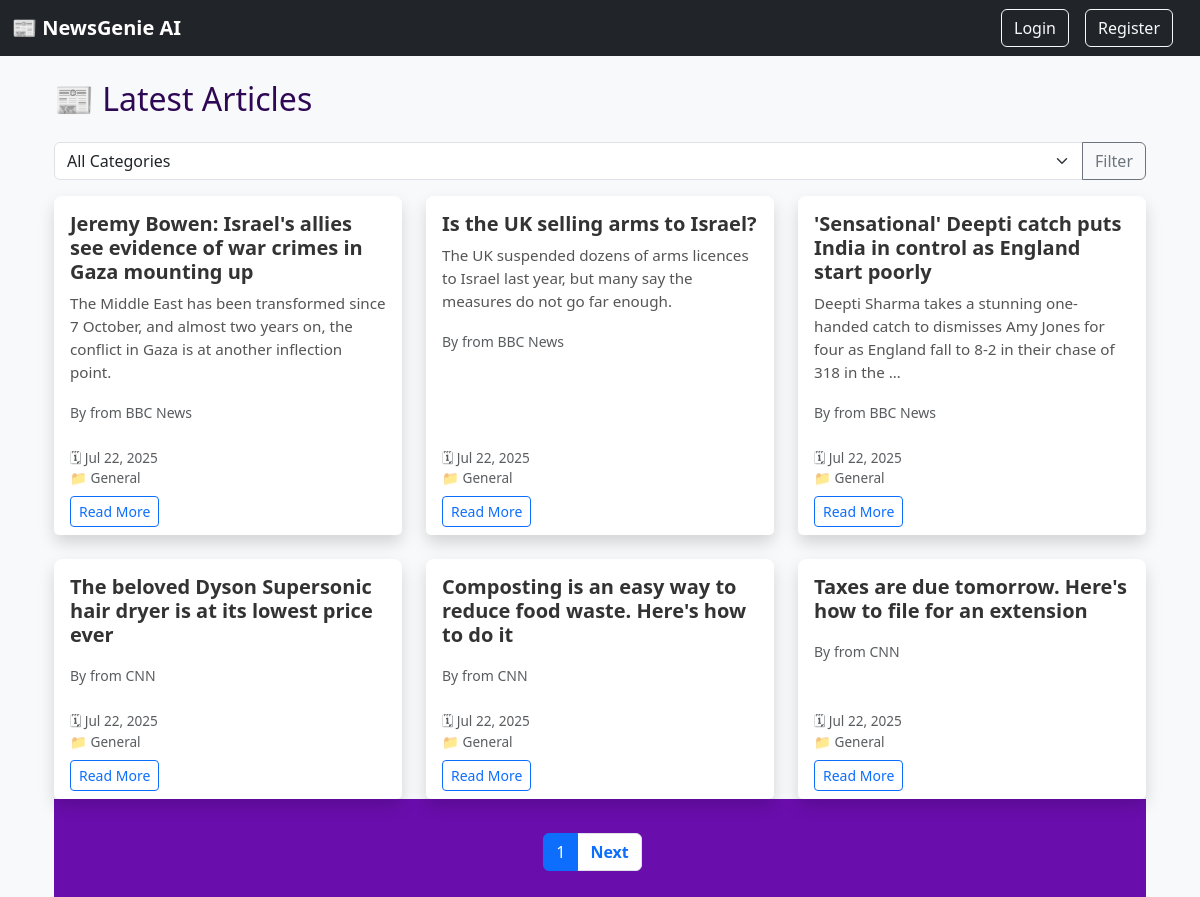
The app's page /article/ with its own data.
### news/models.py (models this page shows, shortened)
class Article(models.Model):
    title = models.CharField(max_length=200)
    content = models.TextField()
    summary = models.TextField(blank=True)
    source_url = models.URLField()
    category = models.ForeignKey(Category, on_delete=models.CASCADE)
    published_date = models.DateTimeField(default=timezone.now)
    created_at = models.DateTimeField(auto_now_add=True)
    audio_file = models.FileField(upload_to='audio/', blank=True, null=True)
    link = models.URLField(max_length=500, unique=True, null=True, blank=True)
    source = models.CharField(max_length=100, default='Unknown')
    class Meta:
        ordering = ['-published_date']

class Category(models.Model):
    name = models.CharField(max_length=100)
    description = models.TextField(blank=True)
    class Meta:
        verbose_name_plural = "Categories"

### news/views.py (the view)
# urls.py: path('article/', views.article_list, name='article_list'),
def article_list(request):
    category = request.GET.get('category', '')
    articles = Article.objects.all()
    if category:
        articles = articles.filter(category__name__iexact=category)
    categories = Category.objects.annotate(count=Count('article'))
    paginator = Paginator(articles, 6)
    page_number = request.GET.get('page')
    page_obj = paginator.get_page(page_number)
    return render(request, 'news/article_list.html', {
        'articles': page_obj,
        'page_obj': page_obj,
        'category': category,
        'categories': categories,
        'is_paginated': page_obj.has_other_pages()
    })

### templates/news/article_list.html (shortened to what this page needs)
{% extends 'base.html' %}
{% block content %}
<div class="container mt-4">
    <h2 class="mb-4">📰 Latest Articles</h2>
    <form method="get" class="mb-3">
        <div class="input-group">
            <select name="category" class="form-select" onchange="this.form.submit()">
                <option value="">All Categories</option>
            </select>
            <button type="submit" class="btn btn-outline-secondary">Filter</button>
        </div>
    </form>
    {% if page_obj %}
    <div class="row row-cols-1 row-cols-md-3 g-4">
        {% for article in page_obj %}
        <div class="col">
            <div class="card h-100 shadow rounded-3 border-0">
                <div class="card-body">
                    <h5 class="card-title">{{ article.title }}</h5>
                    <p class="card-text">{{ article.summary|truncatewords:25 }}</p>
                    <small class="text-muted">
                        By {{ article.author }} from {{ article.source }}
                    </small>
                </div>
                <div class="card-footer bg-white border-top-0 text-muted small">
                    <span>🗓 {{ article.created_at|date:"M d, Y" }}</span><br>
                    <span>📁 {{ article.category.name }}</span><br>
                    <a href="{% url 'article_detail' article.pk %}" class="btn btn-sm btn-outline-primary mt-2">Read More</a>
                </div>
            </div>
        </div>
        {% empty %}
        <div class="col-12">
            <p>No articles found.</p>
        </div>
        {% endfor %}
    </div>
    {% if page_obj.has_other_pages %}
    <nav>
        <ul class="pagination justify-content-center mt-4">
            <li class="page-item active">
                <span class="page-link">{{ page_obj.number }}</span>
            </li>
            {% if page_obj.has_next %}
                <li class="page-item">
                    <a class="page-link" href="?category={{ category }}&page={{ page_obj.next_page_number }}">Next</a>
                </li>
            {% endif %}
        </ul>
    </nav>
    {% endif %}
    {% else %}
        <p>No articles found.</p>
    {% endif %}
</div>
{% endblock %}

### static/css/style.css (style rules this page uses)
body { font-family: 'Segoe UI', sans-serif; background: #f3f0ff; margin: 0; padding: 0; }
nav { background-color: #6a0dad; padding: 10px; }
nav a { color: #ffffff; text-decoration: none; margin-right: 15px; font-weight: bold; }
h2 { color: #2e0854; }
button { background-color: #6a0dad; color: white; border: none; padding: 10px 18px; cursor: pointer; border-radius: 5px; }
a { color: #6a0dad; }
.card-title { font-weight: 600; color: #333; }
.card-text { color: #555; font-size: 0.95rem; }
.card-footer { font-size: 0.85rem; }
.card { border-radius: 15px; transition: transform 0.2s ease; }
.card-footer { font-size: 0.85rem; background-color: #fff; }

### records on screen
Article: title "Jeremy Bowen: Israel's allies see evidence of war crimes in Gaza mounting up", summary "The Middle East has been transformed since 7 October, and almost two years on, the conflict in Gaza is at another inflection point.", source "BBC News", created_at "Jul 22, 2025", category.name "General"
Article: title "Is the UK selling arms to Israel?", summary "The UK suspended dozens of arms licences to Israel last year, but many say the measures do not go far enough.", source "BBC News", created_at "Jul 22, 2025", category.name "General"
Article: title "'Sensational' Deepti catch puts India in control as England start poorly", summary "Deepti Sharma takes a stunning one-handed catch to dismisses Amy Jones for four as England fall to 8-2 in their chase of 318 in the …", source "BBC News", created_at "Jul 22, 2025", category.name "General"
Article: title "The beloved Dyson Supersonic hair dryer is at its lowest price ever", source "CNN", created_at "Jul 22, 2025", category.name "General"
Article: title "Composting is an easy way to reduce food waste. Here's how to do it", source "CNN", created_at "Jul 22, 2025", category.name "General"
Article: title "Taxes are due tomorrow. Here's how to file for an extension", source "CNN", created_at "Jul 22, 2025", category.name "General"

### other values on screen
{{ page_obj.number }} "1"
